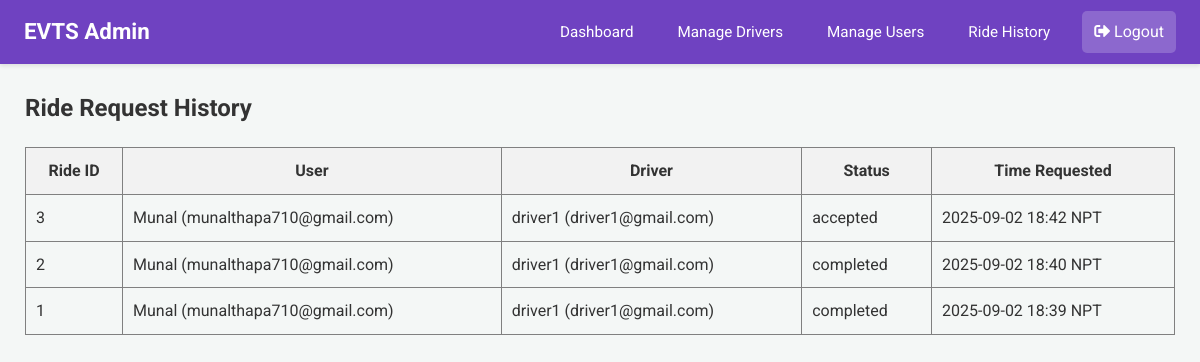
/admin/ride-history (signed in), run on the app's committed database.
### app.py (models this page shows)
class RideRequest(db.Model):
    __tablename__ = 'ride_request'
    id = db.Column(db.Integer, primary_key=True)
    user_email = db.Column(db.String(100), nullable=False)
    driver_email = db.Column(db.String(100), nullable=False)
    user_latitude_at_request = db.Column(db.Float, nullable=True)
    user_longitude_at_request = db.Column(db.Float, nullable=True)
    timestamp = db.Column(db.DateTime, default=lambda: datetime.now(timezone.utc))
    status = db.Column(db.String(20), default='Pending')

class User(db.Model):
    email = db.Column(db.String(120), primary_key=True)
    name = db.Column(db.String(100))
    phone = db.Column(db.String(15))
    password = db.Column(db.String(256)) # Increased length for hash
    latitude = db.Column(db.Float, nullable=True)
    longitude = db.Column(db.Float, nullable=True)

class Driver(db.Model):
    email = db.Column(db.String(120), primary_key=True)
    name = db.Column(db.String(100))
    phone = db.Column(db.String(15))
    password = db.Column(db.String(256)) # Increased length for hash
    vehicle = db.Column(db.String(50))
    node = db.Column(db.String(10), nullable=False)
    is_approved = db.Column(db.Boolean, default=False, nullable=False)

### app.py (the view)
@app.route('/admin/ride-history')
@login_required_admin
def global_ride_history():
    admin = Admin.query.get(session['admin'])
    all_rides = RideRequest.query.order_by(RideRequest.timestamp.desc()).all()
    enriched_rides = []
    for ride in all_rides:
        user = User.query.get(ride.user_email)
        driver = Driver.query.get(ride.driver_email)
        enriched_rides.append({
            'ride': ride,
            'user_name': user.name if user else 'N/A',
            'driver_name': driver.name if driver else 'N/A',
            'timestamp': format_datetime_npt(ride.timestamp) # Use your existing helper
        })
    response = make_response(render_template('admin_ride_history.html', admin=admin, rides=enriched_rides))
    return add_no_cache_to_response(response)

### app.py (called while the page is built)
def format_datetime_npt(dt_utc):
    if dt_utc is None: return "N/A"
    if dt_utc.tzinfo is None or dt_utc.tzinfo.utcoffset(dt_utc) is None:
        dt_utc = dt_utc.replace(tzinfo=timezone.utc)
    else:
        dt_utc = dt_utc.astimezone(timezone.utc)
    dt_npt = dt_utc.astimezone(NPT)
    return dt_npt.strftime('%Y-%m-%d %H:%M NPT')

def login_required_admin(f):
    @wraps(f)
    def decorated_function(*args, **kwargs):
        if 'admin' not in session:
            flash("Admin access required.", "error")
            return redirect(url_for('login'))
        return f(*args, **kwargs)
    return decorated_function

def add_no_cache_to_response(response):
    response.headers["Cache-Control"] = "no-cache, no-store, must-revalidate, public, max-age=0"
    response.headers["Pragma"] = "no-cache"
    response.headers["Expires"] = "0"
    return response

### templates/admin_ride_history.html
{% extends 'admin_base.html' %}
{% block content %}
<h2>Ride Request History</h2>
<table border="1" style="width: 100%; border-collapse: collapse; margin-top: 20px;">
  <thead>
    <tr style="background-color: #f2f2f2;">
      <th style="padding: 10px;">Ride ID</th>
      <th style="padding: 10px;">User</th>
      <th style="padding: 10px;">Driver</th>
      <th style="padding: 10px;">Status</th>
      <th style="padding: 10px;">Time Requested</th>
    </tr>
  </thead>
  <tbody>
  {% for item in rides %}
  <tr>
    <td style="padding: 10px;">{{ item.ride.id }}</td>
    <td style="padding: 10px;">{{ item.user_name }} ({{ item.ride.user_email }})</td>
    <td style="padding: 10px;">{{ item.driver_name }} ({{ item.ride.driver_email }})</td>
    <td style="padding: 10px;">{{ item.ride.status }}</td>
    <td style="padding: 10px;">{{ item.timestamp }}</td>
  </tr>
  {% endfor %}
  </tbody>
</table>
{% endblock %}

### static/css/dashboard_styles.css (style rules this page uses)
body { font-family: 'Roboto', 'Segoe UI', Tahoma, Geneva, Verdana, sans-serif; margin: 0; background-color: #f4f7f6; color: #333; line-height: 1.6; }
.dashboard-content h2, .dashboard-content h3, .dashboard-content h4 { color: #333; margin-top: 0; }

### data on the page
RideRequest: ride.id "3", ride.user_email "munalthapa710@gmail.com", ride.driver_email "driver1@gmail.com", ride.status "accepted"
User: user_name "Munal" "Munal" "Munal"
Driver: driver_name "driver1" "driver1" "driver1"
RideRequest: ride.id "2", ride.user_email "munalthapa710@gmail.com", ride.driver_email "driver1@gmail.com", ride.status "completed"
RideRequest: ride.id "1", ride.user_email "munalthapa710@gmail.com", ride.driver_email "driver1@gmail.com", ride.status "completed"

### other printed values
{{ item.timestamp }} "2025-09-02 18:42 NPT" "2025-09-02 18:40 NPT" "2025-09-02 18:39 NPT"
